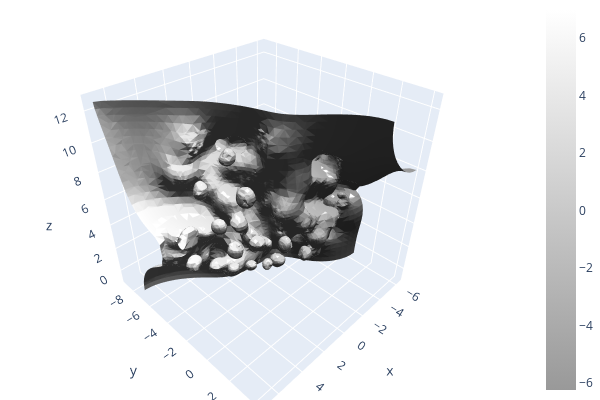

This figure's notebook cell:
### Code cell
pred_pcd3.estimate_normals()

mesh, densities = o3d.geometry.TriangleMesh.create_from_point_cloud_poisson(pred_pcd3, depth=9)

# vertices_to_remove = densities < np.quantile(densities, 0.01)
# mesh.remove_vertices_by_mask(vertices_to_remove)

o3d.visualization.draw_plotly([mesh])

### Figure 1 — Plotly figure (JSON) as saved in the notebook; plotly's stock layout.template omitted (floating-point values rounded to 4 significant figures; data arrays with more than 128 entries replaced by an {"elided": "..."} marker saying what was removed)
{"data": [{"colorscale": [[0, "rgb(153, 153, 153)"], [1, "rgb(255,255,255)"]], "flatshading": true, "i": {"elided": "51810 int values"}, "intensity": {"elided": "26040 float values"}, "j": {"elided": "51810 int values"}, "k": {"elided": "51810 int values"}, "lighting": {"ambient": 0.18, "diffuse": 1, "facenormalsepsilon": 1e-15, "fresnel": 0.1, "roughness": 0.05, "specular": 1, "vertexnormalsepsilon": 1e-15}, "lightposition": {"x": 100, "y": 200, "z": 0}, "type": "mesh3d", "x": {"elided": "26040 float values"}, "y": {"elided": "26040 float values"}, "z": {"elided": "26040 float values"}}], "layout": {"height": 400, "margin": {"b": 0, "l": 0, "r": 0, "t": 0}, "scene": {"camera": {"center": {"x": 0, "y": 0, "z": 0}, "up": {"x": 0, "y": 0, "z": 1}}}, "showlegend": false, "width": 600}}
